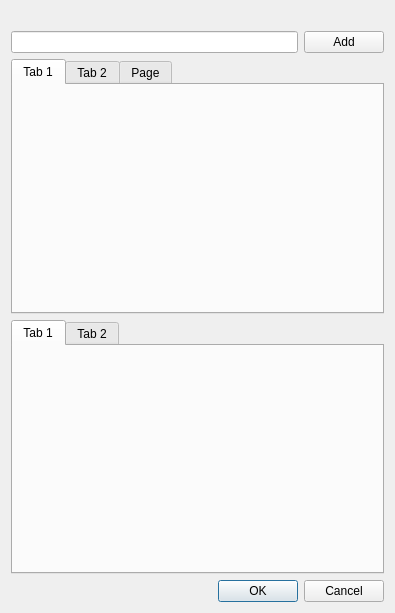
<ui version="4.0" >
 <class>TagDialog</class>
 <widget class="QDialog" name="TagDialog" >
  <property name="windowModality" >
   <enum>Qt::WindowModal</enum>
  </property>
  <property name="geometry" >
   <rect>
    <x>0</x>
    <y>0</y>
    <width>395</width>
    <height>613</height>
   </rect>
  </property>
  <property name="sizePolicy" >
   <sizepolicy vsizetype="Preferred" hsizetype="Preferred" >
    <horstretch>0</horstretch>
    <verstretch>0</verstretch>
   </sizepolicy>
  </property>
  <property name="windowTitle" >
   <string>Tag</string>
  </property>
  <property name="modal" >
   <bool>true</bool>
  </property>
  <layout class="QVBoxLayout" name="verticalLayout" >
   <item>
    <layout class="QHBoxLayout" name="horizontalLayout" >
     <item>
      <widget class="QLabel" name="cover" >
       <property name="text" >
        <string/>
       </property>
      </widget>
     </item>
     <item>
      <widget class="QLabel" name="label_2" >
       <property name="text" >
        <string/>
       </property>
      </widget>
     </item>
     <item>
      <widget class="SpinnerLabel" name="spinner" >
       <property name="text" >
        <string/>
       </property>
      </widget>
     </item>
    </layout>
   </item>
   <item>
    <layout class="QHBoxLayout" name="horizontalLayout_2" >
     <item>
      <widget class="QLineEdit" name="tagEdit" />
     </item>
     <item>
      <widget class="QPushButton" name="pushButton" >
       <property name="text" >
        <string>Add</string>
       </property>
      </widget>
     </item>
    </layout>
   </item>
   <item>
    <widget class="QTabWidget" name="tabWidget" >
     <widget class="QWidget" name="artist" >
      <attribute name="title" >
       <string>Tab 1</string>
      </attribute>
      <layout class="QVBoxLayout" name="verticalLayout_3" />
     </widget>
     <widget class="QWidget" name="tab_2" >
      <attribute name="title" >
       <string>Tab 2</string>
      </attribute>
     </widget>
     <widget class="QWidget" name="tab" >
      <attribute name="title" >
       <string>Page</string>
      </attribute>
     </widget>
    </widget>
   </item>
   <item>
    <widget class="QTabWidget" name="tabWidget_2" >
     <property name="tabPosition" >
      <enum>QTabWidget::North</enum>
     </property>
     <property name="tabShape" >
      <enum>QTabWidget::Rounded</enum>
     </property>
     <property name="elideMode" >
      <enum>Qt::ElideRight</enum>
     </property>
     <widget class="QWidget" name="tab_3" >
      <attribute name="title" >
       <string>Tab 1</string>
      </attribute>
      <layout class="QVBoxLayout" name="verticalLayout_2" />
     </widget>
     <widget class="QWidget" name="tab_4" >
      <attribute name="title" >
       <string>Tab 2</string>
      </attribute>
     </widget>
    </widget>
   </item>
   <item>
    <layout class="QHBoxLayout" >
     <property name="spacing" >
      <number>12</number>
     </property>
     <property name="margin" >
      <number>0</number>
     </property>
     <item>
      <spacer>
       <property name="orientation" >
        <enum>Qt::Horizontal</enum>
       </property>
       <property name="sizeHint" stdset="0" >
        <size>
         <width>285</width>
         <height>5</height>
        </size>
       </property>
      </spacer>
     </item>
     <item>
      <widget class="QDialogButtonBox" name="buttonBox" >
       <property name="standardButtons" >
        <set>QDialogButtonBox::Cancel|QDialogButtonBox::Ok</set>
       </property>
      </widget>
     </item>
    </layout>
   </item>
  </layout>
 </widget>
 <customwidgets>
  <customwidget>
   <class>SpinnerLabel</class>
   <extends>QLabel</extends>
   <header>lib/unicorn/widgets/SpinnerLabel.h</header>
  </customwidget>
 </customwidgets>
 <resources/>
 <connections/>
</ui>
